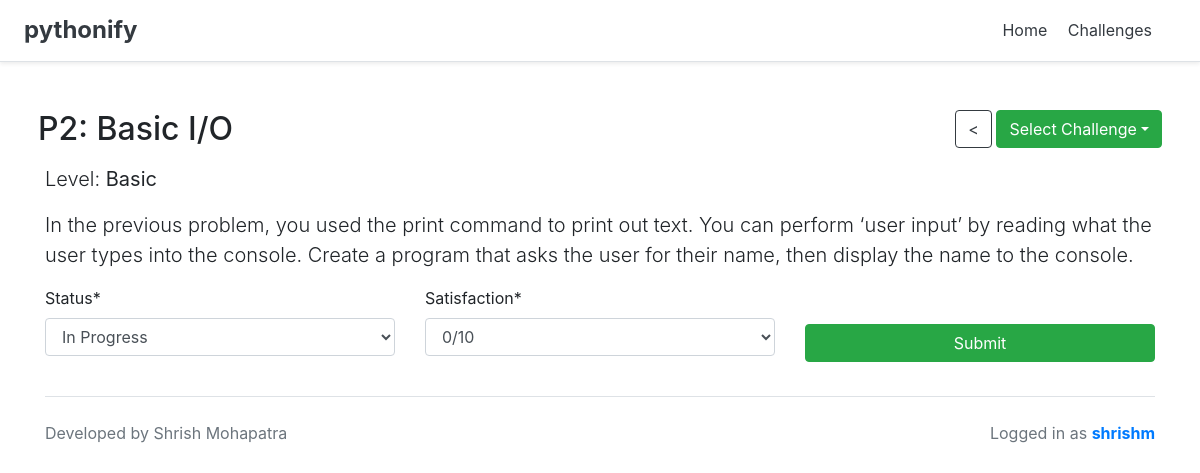
Screenshot of /view_prompt/4 (signed in) with the database file from the repository.
### core/models.py (models this page shows, shortened)
class Prompt(models.Model):
    name = models.CharField(max_length=100)
    ref = models.PositiveIntegerField(verbose_name="Question #")
    difficulty = models.CharField(max_length=64, choices=ch_difficulty, default="Intermediate")
    description = models.TextField(help_text="Leave blank to suggest users to refer to the PDF.", blank=True)
    hint = models.TextField(blank=True)
    rating = models.DecimalField(verbose_name="Satisfaction", max_digits=4, decimal_places=2, default=0)
    complete_count = models.PositiveIntegerField(verbose_name="# Completed", default=0)
    prompt_set = models.ForeignKey(PromptSet, on_delete=models.CASCADE)
    def get_description(self):
        output = ""
        if (not self.description) or (self.description == ""):
            output = "Please refer to PDF document for more information."
        else:
            output += self.description
        return output

### core/views.py (the view, shortened to what this page needs)
# urls.py: url(r'^view_prompt/(?P<pk>\d+)$', view_prompt, name='view_prompt'),
def view_prompt(request, pk):
    prompt = get_object_or_404(Prompt, pk=pk)
    profile = get_profile(request)
    if request.method == "POST":
        form = SubmitPromptForm(request.POST)
        if form.is_valid():
            proccess_submit(profile, prompt, form)
            return redirect('/view_prompt/{}'.format(pk))
    else:
        other_prompts = Prompt.objects.filter(prompt_set=prompt.prompt_set)
        in_progress = profile and not(prompt in profile.completed.all())
        context = {
            'profile': profile,
            'prompt': prompt,
            'other_prompts': other_prompts,
            'in_progress': in_progress,
        }
        if in_progress:
            context['form'] = SubmitPromptForm()
    return render(request, 'view_prompt.html', context)

### core/forms.py
class SubmitPromptForm(forms.Form):
    status = forms.CharField(max_length=64, widget=forms.Select(choices=ch_status))
    satisfaction = forms.CharField(max_length=1, widget=forms.Select(choices=ch_rating))

### core/views.py (called while the page is built)
def get_profile(request):
    query = Profile.objects.filter(user=request.user)
    try:
        profile = query[0]
    except IndexError:
        profile = False
    return profile

### core/templates/view_prompt.html (shortened to what this page needs)
{% extends 'base.html' %}
{% load crispy_forms_tags %}
{% block body %}
<div class="theme-showcase">
    <div class="row d-flex justify-content-end">
        <div class="mr-auto p-2">
            {% if user.is_superuser %}
                <h2><a href="/edit_prompt/{{prompt.pk}}" style="color: inherit;">P{{ prompt.ref }}: {{ prompt.name }}</a></h2>
            {% elif in_progress %}
                <h2>P{{ prompt.ref }}: {{ prompt.name }}</h2>
            {% else %}
                <h2 class="text-secondary">P{{ prompt.ref }}: {{ prompt.name }}</h2>
            {% endif %}
        </div>
        <div class="p-2">
            <a class="btn btn-outline-dark" href="/view_set"><</a>
            <a class="btn btn-success dropdown-toggle" href="#" role="button" id="dropdownSetLink" data-toggle="dropdown"
               aria-haspopup="true" aria-expanded="false">Select Challenge</a>
        </div>
    </div>
</div>
<p class="lead">Level: <b>{{ prompt.difficulty }}</b></p>
<span class="lead">
    <p>{{ prompt.get_description|linebreaks }}</p>
</span>
{% if form %}
    <form method="POST" class="needs-validation">
        <div class="row">
            <div class="col-4">
                {{ form.status|as_crispy_field }}
            </div>
            <div class="col-4">
                {{ form.satisfaction|as_crispy_field }}
            </div>
            <div class="col-4">
                <button type="submit" class="btn btn-success" name="button" style="margin-top: 38px; width: 100%">Submit</button>
            </div>
        </div>
    </form>
{% endif %}
{% endblock %}

### core/templates/base.html (shortened to what this page needs)
<!doctype html>
<html lang="en">
    <head>
        {% load static %} <! CSS --->
        <link rel="stylesheet" href="https://stackpath.bootstrapcdn.com/bootstrap/4.3.1/css/bootstrap.min.css">
    </head>
    <body>
        <div class="d-flex flex-column flex-md-row align-items-center p-3 px-md-4 mb-3 bg-white border-bottom shadow-sm">
            <h4 class="my-0 mr-md-auto font-weight-normal"><a href="/index"><font color="#343a40"><b>pythonify</b></font></a></h4>
            <nav class="my-2 my-md-0 mr-md-3">
                {% if user.get_username|length != 0 %}
                <a class="p-2 text-dark" href="/index">Home</a>
                <a class="p-2 text-dark" href="/view_set">Challenges</a>
                {% endif %}
            </nav>
        </div>
        <div class="container">
            <br>
            {% block body %}
            {% endblock %}
            <br>
            <footer class="border-top"><br>
                <p class="float-right text-muted">
                    {% if user.get_username|length != 0 %}
                        Logged in as <a href="/signin"><b>{{ user.get_username }}</b></a>
                    {% endif %}
                </p>
                <p class="text-muted">
                    Developed by Shrish Mohapatra
                </p>
            </footer>
        </div>
    </body>
</html>

### rows the page displays
Prompt: ref "2", name "Basic I/O", difficulty "Basic", get_description "In the previous problem, you used the print command to print out text. You can perform ‘user input’ by reading what the user types into the console. Create a program that asks the user for their name, then display the name to the console."

### other values shown
{{ user.get_username }} "shrishm"
